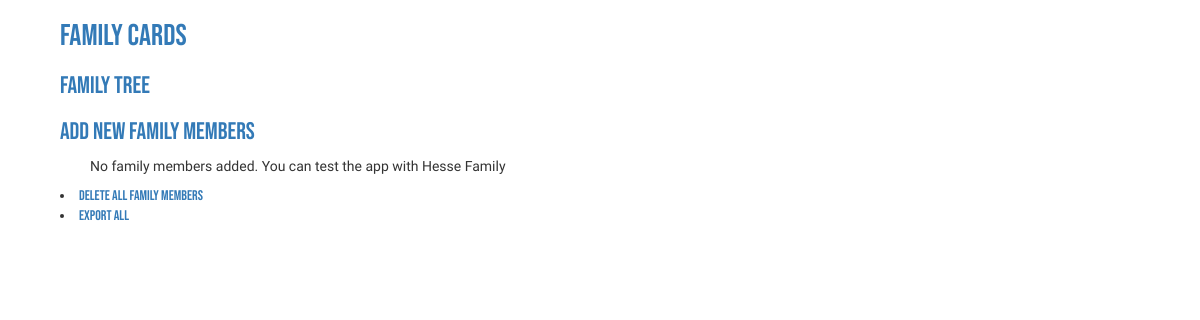
The app's page /, older data.
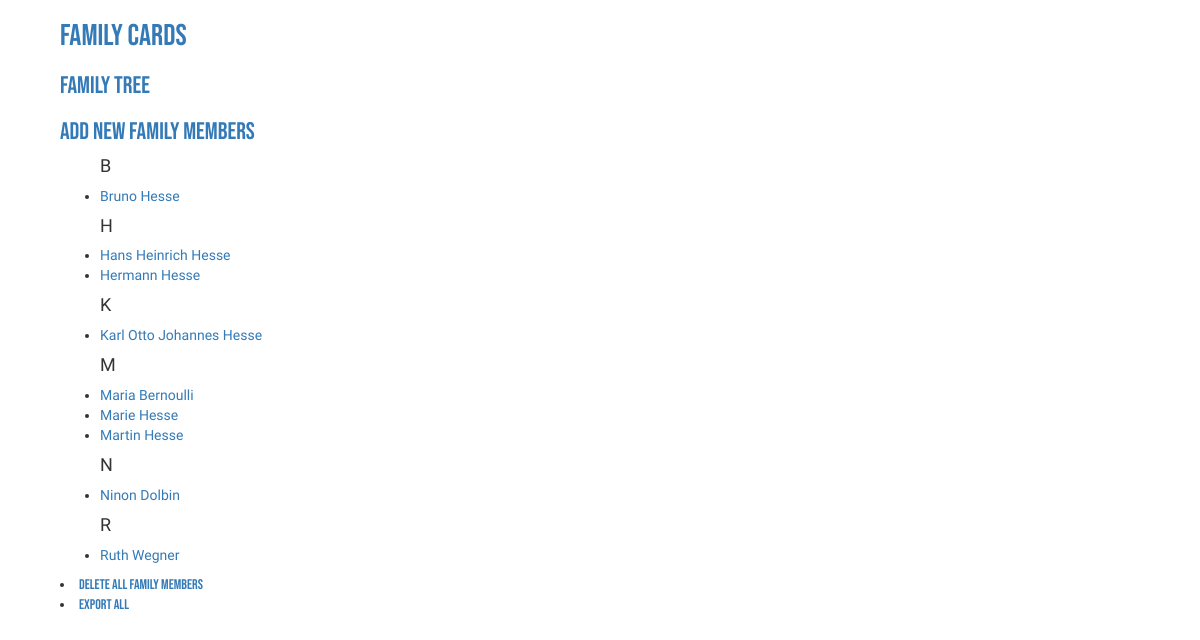
The same page, newer data.
### familycards/models.py (models this page shows, shortened)
class FamilyMember(models.Model):
    first_name = models.CharField(max_length=200)
    last_name = models.CharField(max_length=200)
    other_names = models.CharField(max_length=200, blank=True)
    birth_name = models.CharField(max_length=200, blank=True)
    slug = models.SlugField(max_length=100, unique=True)
    date_of_birth = models.DateField(blank=True)
    city_of_birth = models.CharField(max_length=200, blank=True)
    country_of_birth = models.CharField(max_length=200, blank=True)
    date_of_death = models.DateField(blank=True)
    city_of_death = models.CharField(max_length=200, blank=True)
    country_of_death = models.CharField(max_length=200, blank=True)
    education = models.CharField(max_length=200, blank=True)
    job = models.CharField(max_length=200, blank=True)
    comments = models.CharField(max_length=500, blank=True)
    parents = MembersField(blank=True)
    partners = MembersField(blank=True)
    full_name = models.CharField(blank=True, max_length=200)

### familycards/views.py (the view)
# urls.py: path('', IndexView.as_view(), name='index'),
class IndexView(TemplateView):
   template_name = 'familycards/index.html'
   def get(self, request):
      context = {'family_members': FamilyMember.objects.all().order_by('first_name')}
      return render(request, self.template_name, context)

### familycards/models.py (called while the page is built)
    def from_db_value(self, value, expression, connection):
        if value is None:
            return value
        return value.split(', ')

### familycards/templates/familycards/index.html
{% extends 'familycards/base.html' %}
{% block content %}
<div class="index-familymembers-az">
   {% if family_members %}
       <ul>
       {% for family_member in family_members %}
           {% ifchanged family_member.first_name.0 %}<h4>{{family_member.first_name.0}}</h4>{% endifchanged%}
           <li><a href="{% url 'view_member' slug=family_member.slug %}">{{ family_member.first_name }} {{ family_member.last_name }}</a></li>
       {% endfor %}
       </ul>
   {% else %}
       <p>No family members added. You can test the app with Hesse Family</p>
   {% endif %}
</div>
<div class ='members-functions'>
    <li><a href="{% url 'delete_all' %}">delete all family members</a></li>
    <li><a href="{% url 'export_csv'%}">export all</a></li>
</div>
{% endblock %}

### familycards/templates/familycards/base.html (shortened to what this page needs)
{% load static %}
<html>
    <head>
        <link rel="stylesheet" href="//maxcdn.bootstrapcdn.com/bootstrap/3.2.0/css/bootstrap.min.css">
        <link rel="stylesheet" href="//maxcdn.bootstrapcdn.com/bootstrap/3.2.0/css/bootstrap-theme.min.css">
        <link rel="stylesheet" href="{% static 'css/familycards.css' %}">
   </head>
   <body>
          <div class="base">
              <h2><a href="{% url 'index' %}">Family Cards</a></h2>
              <h3><a href="{% url 'view_tree' %}">Family Tree</a></h3>
          </div>
          <div class="base-add-member">
              <h3><a href="{% url 'add_members' %}">Add New Family Members</a></h3>
          </div>
          {% block content %}
          {% endblock %}
   </body>
</html>

### familycards/static/css/familycards.css (style rules this page uses)
.base { color: #3D497C; font-family: 'Bebas Neue', cursive; font-size: 70pt; padding-left: 30px; }
.base-add-member { color: #000000; font-family: 'Bebas Neue', cursive; font-size: 70pt; padding-left: 30px; }
.members-functions li { padding-left: 30px; font-family: 'Bebas Neue', cursive; }
.index-familymembers-az, .index-familymembers-az p { padding-left: 30px; font-family: 'Nanum Gothic Coding', cursive; }
body { padding-left: 30px; }

Row changes from the older to the newer data that the page shows:
added FamilyMember: first_name.0 "B", first_name "Bruno", last_name "Hesse"
added FamilyMember: first_name.0 "H", first_name "Hans Heinrich", last_name "Hesse"
added FamilyMember: first_name "Hermann", last_name "Hesse"
added FamilyMember: first_name.0 "K", first_name "Karl Otto Johannes", last_name "Hesse"
added FamilyMember: first_name.0 "M", first_name "Maria", last_name "Bernoulli"
added FamilyMember: first_name "Marie", last_name "Hesse"
added FamilyMember: first_name "Martin", last_name "Hesse"
added FamilyMember: first_name.0 "N", first_name "Ninon", last_name "Dolbin"
added FamilyMember: first_name.0 "R", first_name "Ruth", last_name "Wegner"
Text that changed along with them:
text no longer shown: "No family members added. You can test the app with Hesse Family"
